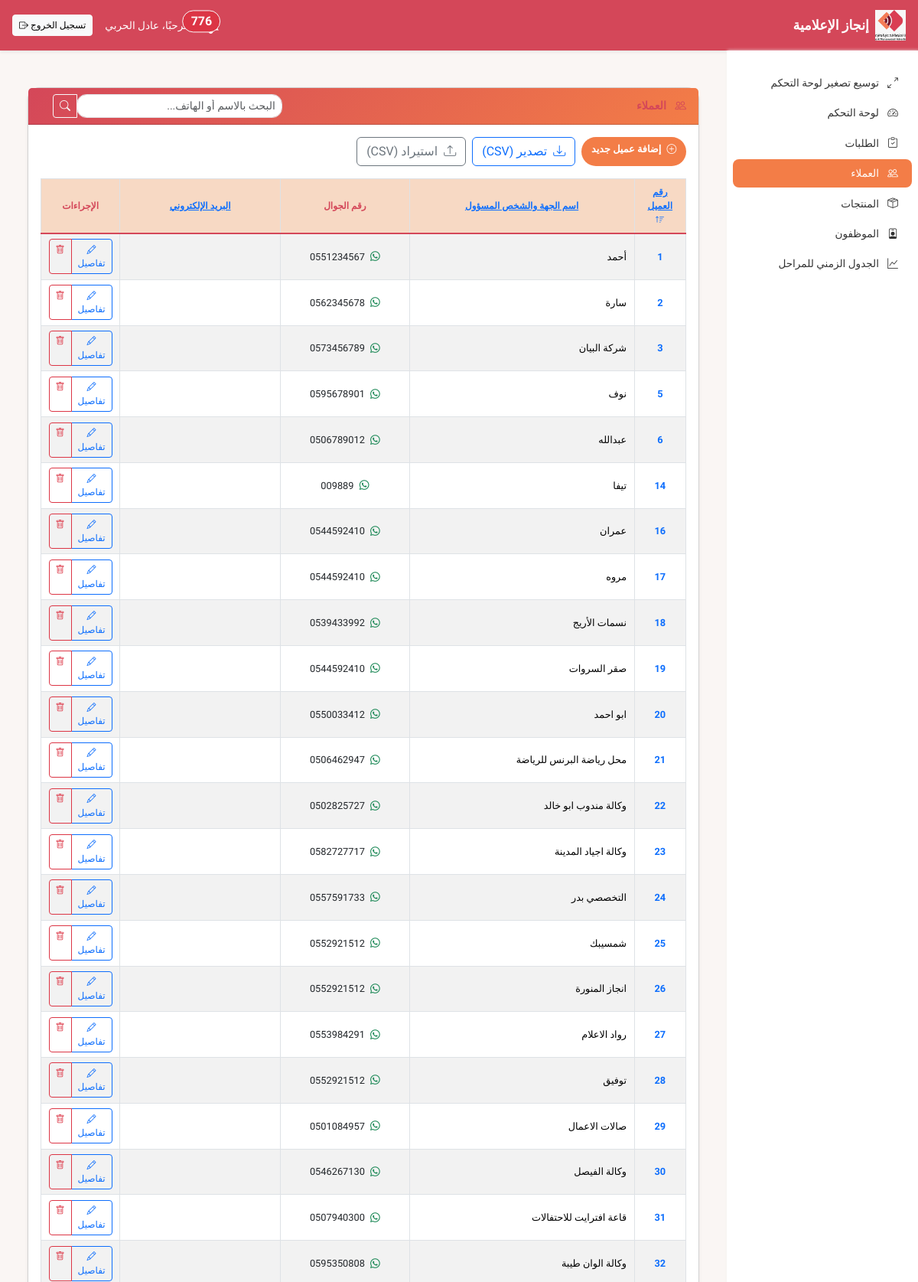
The app's page /clients (signed in, upper part) with its own data.
### tables this page shows
CREATE TABLE `clients` (
  `client_id` int(11) NOT NULL,
  `company_name` varchar(255) NOT NULL,
  `contact_person` varchar(255) DEFAULT NULL,
  `phone` varchar(20) DEFAULT NULL,
  `email` varchar(100) DEFAULT NULL
);

### src/Controller/ClientController.php (called while the page is built, shortened)
<?php
class ClientController
{
    private \mysqli $conn;
    public function __construct(\mysqli $conn)
    {
        $this->conn = $conn;
    }
    public function index(): void
    {
        $sort_column_key = $_GET['sort'] ?? 'client_id';
        $sort_order = $_GET['order'] ?? 'asc';
        $sort_column_sql = $sort_column_key;
        $where_clause = '';
        $params = [];
        $types = '';
        $sql = "SELECT * FROM clients $where_clause ORDER BY $sort_column_sql $sort_order";
        if (!empty($params)) {
            $stmt = $this->conn->prepare($sql);
            $stmt->bind_param($types, ...$params);
            $stmt->execute();
            $res = $stmt->get_result();
        } else {
            $res = $this->conn->query($sql);
        }
        require_once __DIR__ . '/../View/client/list.php';
    }
}

### src/View/client/list.php (the view, shortened to what this page needs)
<div class="container-fluid">
    <div class="row">
        <div class="col-12">
            <div class="card shadow-sm">
                <div class="card-header bg-primary text-white d-flex justify-content-between align-items-center">
                    <h5 class="mb-0">
                        <i class="bi bi-people me-2"></i>
                        العملاء
                    </h5>
                    <form method="get" class="d-flex align-items-center">
                        <div class="input-group input-group-sm me-3" style="width: 300px;">
                            <input type="text" name="search" id="searchInput" class="form-control" placeholder="البحث بالاسم أو الهاتف..." value="<?= htmlspecialchars($_GET['search'] ?? '') ?>">
                            <button class="btn btn-outline-light" type="submit">
                                <i class="bi bi-search"></i>
                            </button>
                        </div>
                    </form>
                </div>
                <div class="card-body">
                    <div class="mb-3 d-flex flex-wrap gap-2">
                        <a href="<?= \App\Core\Helpers::url('/clients/add') ?>" class="btn btn-success">
                            <i class="bi bi-plus-circle me-1"></i>
                            إضافة عميل جديد
                        </a>
                        <a href="<?= \App\Core\Helpers::url('/clients/export') ?>" class="btn btn-outline-primary">
                            <i class="bi bi-download me-1"></i>
                            تصدير (CSV)
                        </a>
                        <form method="POST" action="<?= \App\Core\Helpers::url('/clients/import') ?>" enctype="multipart/form-data" style="display: inline;">
                            <label for="csv_file" class="btn btn-outline-secondary" style="cursor: pointer;">
                                <i class="bi bi-upload me-1"></i>
                                استيراد (CSV)
                            </label>
                        </form>
                    </div>
    <div class="table-responsive">
        <table class="table table-bordered table-striped table-hover text-center table-sm" id="clientsMainTable">
            <thead>
                <tr>
                    <th style="width: 8%;"><?= \App\Core\Helpers::generate_sort_link('client_id', 'رقم العميل', $sort_column_key, $sort_order) ?></th>
                    <th style="width: 35%;"><?= \App\Core\Helpers::generate_sort_link('company_name', 'اسم الجهة والشخص المسؤول', $sort_column_key, $sort_order) ?></th>
                    <th style="width: 20%;">رقم الجوال</th>
                    <th style="width: 25%;"><?= \App\Core\Helpers::generate_sort_link('email', 'البريد الإلكتروني', $sort_column_key, $sort_order) ?></th>
                    <th style="width: 12%;">الإجراءات</th>
                </tr>
            </thead>
            <tbody>
                <?php while($row = $res->fetch_assoc()): ?>
                <tr>
                    <td class="fw-bold text-primary"><?= $row['client_id'] ?></td>
                    <td class="text-start"><?= htmlspecialchars($row['company_name']) ?></td>
                    <td>
                        <?php if (!empty($row['phone'])): ?>
                            <a href="<?= \App\Core\Helpers::format_whatsapp_link($row['phone']) ?>" target="_blank" class="text-decoration-none text-dark" title="فتح واتساب">
                                <i class="bi bi-whatsapp me-1 text-success"></i>
                                <?= htmlspecialchars($row['phone']) ?>
                            </a>
                        <?php else: ?>
                            <span class="text-muted">-</span>
                        <?php endif; ?>
                    </td>
                    <td>
                    </td>
                    <td>
                        <div class="btn-group btn-group-sm" role="group">
                            <a href="<?= \App\Core\Helpers::url('/clients/edit?id=' . $row['client_id']) ?>" class="btn btn-outline-primary btn-sm" title="تعديل">
                                <i class="bi bi-pencil"></i> تفاصيل
                            </a>
                            <a href="<?= \App\Core\Helpers::url('/clients/confirm-delete?id=' . $row['client_id']) ?>" class="btn btn-outline-danger btn-sm" title="حذف">
                                <i class="bi bi-trash"></i>
                            </a>
                        </div>
                    </td>
                </tr>
                <?php endwhile; ?>
            </tbody>
        </table>
                </div>
            </div>
        </div>
    </div>
</div>

### public/assets/style.css (style rules this page uses)
body { background: #faf6f4; font-family: 'Tajawal', Arial, sans-serif; color: #333; font-size: 0.85rem; }
h1, h2, h3, h4, h5, h6 { font-weight: bold; color: #D44759; }
h5 { font-size: 0.9rem; }
.btn-primary, .btn-success, .btn-danger, .btn-warning { font-weight: bold; border-radius: 1.5rem; font-size: 0.8rem; padding: 0.4rem 0.8rem; }
.btn-sm { font-size: 0.75rem; padding: 0.25rem 0.5rem; }
.btn-success { background: #F37D47; border: none; }
.card { border-radius: 1rem !important; box-shadow: 0 2px 10px rgba(0,0,0,0.1); margin-bottom: 1rem; }
.card-body { padding: 1rem; }
.table { font-size: 0.8rem; margin-bottom: 0; }
.table th, .table td { vertical-align: middle !important; padding: 0.4rem 0.6rem; border-top: 1px solid #dee2e6; }
.table thead th { background: #f7d9c4 !important; color: #D44759; font-weight: bold; font-size: 0.75rem; padding: 0.5rem 0.6rem; border-bottom: 2px solid #D44759; }
.table-striped tbody tr:nth-of-type(odd) { background-color: rgba(0,0,0,.02); }
input[type="text"], input[type="number"], input[type="email"], input[type="date"], textarea, select { border-radius: 0.8rem !important; font-size: 0.85rem; padding: 0.4rem 0.8rem; }
.container-fluid { padding-left: 0.5rem; padding-right: 0.5rem; }
.row { margin-left: -0.5rem; margin-right: -0.5rem; }

### src/header.php (style rules this page uses)
body { font-family: 'Tajawal', Arial, sans-serif; background: #faf6f4; }

### src/View/client/list.php (style rules this page uses)
.card-header { background: linear-gradient(135deg, #D44759, #F37D47) !important; }

### records on screen
clients: client_id "1", company_name "أحمد", phone "0551234567"
clients: client_id "2", company_name "سارة", phone "0562345678"
clients: client_id "3", company_name "شركة البيان", phone "0573456789"
clients: client_id "5", company_name "نوف", phone "0595678901"
clients: client_id "6", company_name "عبدالله", phone "0506789012"
clients: client_id "14", company_name "تيفا", phone "009889"
clients: client_id "16", company_name "عمران", phone "0544592410"
clients: client_id "17", company_name "مروه", phone "0544592410"
clients: client_id "18", company_name "نسمات الأريج", phone "0539433992"
clients: client_id "19", company_name "صقر السروات", phone "0544592410"
clients: client_id "20", company_name "ابو احمد", phone "0550033412"
clients: client_id "21", company_name "محل رياضة البرنس للرياضة", phone "0506462947"
clients: client_id "22", company_name "وكالة مندوب ابو خالد", phone "0502825727"
clients: client_id "23", company_name "وكالة اجياد المدينة", phone "0582727717"
clients: client_id "24", company_name "التخصصي بدر", phone "0557591733"
clients: client_id "25", company_name "شمسيبك", phone "0552921512"
clients: client_id "26", company_name "انجاز المنورة", phone "0552921512"
clients: client_id "27", company_name "رواد الاعلام", phone "0553984291"
clients: client_id "28", company_name "توفيق", phone "0552921512"
clients: client_id "29", company_name "صالات الاعمال", phone "0501084957"
clients: client_id "30", company_name "وكالة الفيصل", phone "0546267130"
clients: client_id "31", company_name "قاعة افترايت للاحتفالات", phone "0507940300"
clients: client_id "32", company_name "وكالة الوان طيبة", phone "0595350808"

### other values on screen
$unread_count "776"
$_SESSION['user_name'] "عادل الحربي"
$title "رقم العميل اسم الجهة والشخص المسؤول البريد الإلكتروني"
